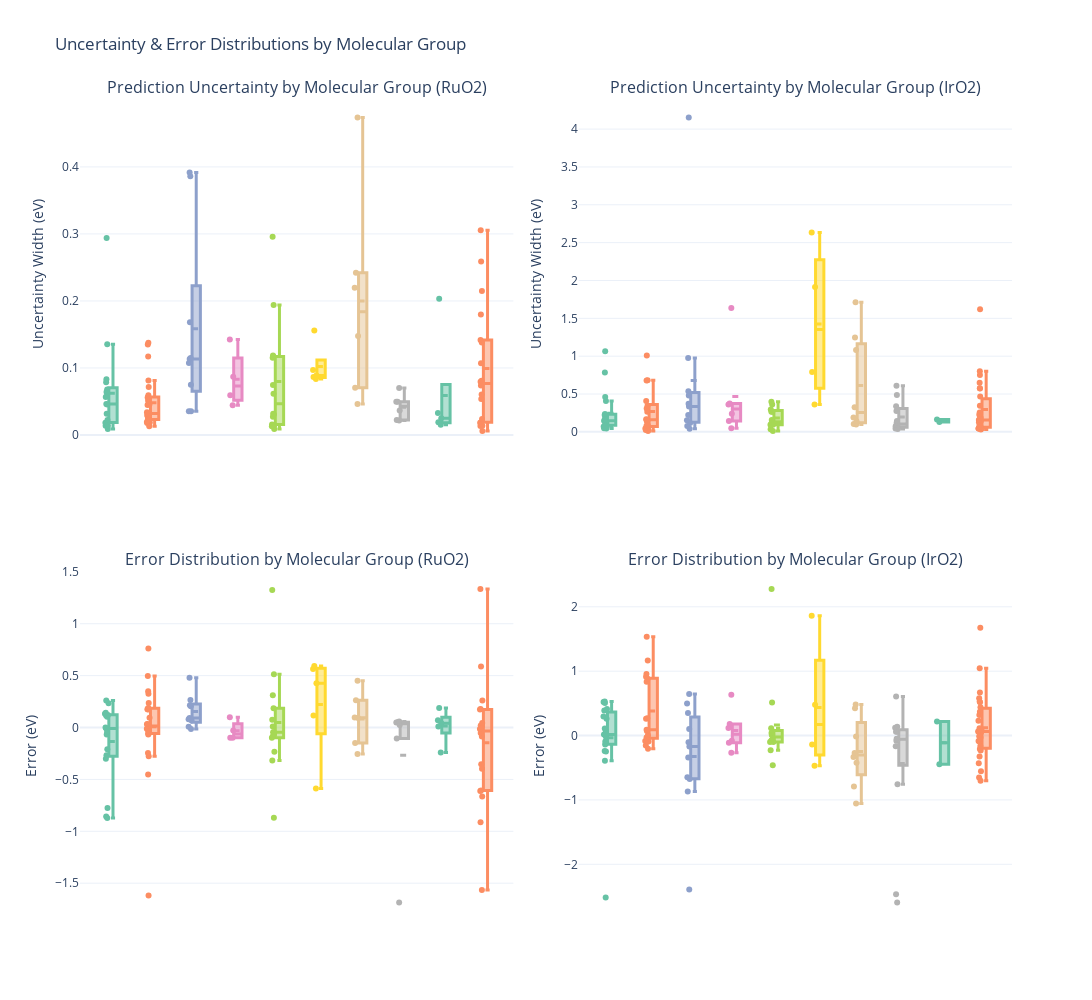

Source (notebook cell):
### Code cell
width = 0.2

# Filtered data
df_ru = df_uq_sorted[df_uq_sorted['material'] == 'RuO2']
df_ir = df_uq_sorted[df_uq_sorted['material'] == 'IrO2']

# Custom color palette (Set2-like)
color_map = px.colors.qualitative.Set2

# Create 2x2 subplot
fig = make_subplots(
    rows=2, cols=2,
    subplot_titles=[
        "Prediction Uncertainty by Molecular Group (RuO2)",
        "Prediction Uncertainty by Molecular Group (IrO2)",
        "Error Distribution by Molecular Group (RuO2)",
        "Error Distribution by Molecular Group (IrO2)"
    ],
    horizontal_spacing=0.07,
    vertical_spacing=0.15
)

# Boxplots for uncertainty width (RuO2)
for i, group in enumerate(df_ru['molecule_group'].unique()):
    group_data = df_ru[df_ru['molecule_group'] == group]
    fig.add_trace(go.Box(
        y=group_data['uncertainty_width'],
        name=group,
        marker_color=color_map[i % len(color_map)],
        boxmean=True,
        boxpoints="all",  # Show all points (can be "outliers", "suspectedoutliers", "all")
        jitter=0.5,  # Add jitter to points
        line=dict(width=3),  # Line width to make the box thicker
        width=width,  # Box width (adjust this)
        legendgroup=group,  # Ensure the group is correctly assigned to legend
        showlegend=False,  # Ensure legend is shown for this trace
        hovertemplate=(
            "Molecule Group: %{customdata[0]}<br>" +
            "Molecule: %{customdata[1]}<br>" +
            "State: %{customdata[2]}<br>" +
            "Dissociation: %{customdata[3]}<br>" +
            "True Value: %{customdata[4]} eV<br>" +
            "Std Dev: %{customdata[5]} eV<br>" +
            "Error: %{customdata[6]} eV<br>" +
            "<extra></extra>"
        ),
        customdata=group_data[['molecule_group', 'molecule', 'state', 'dissociation', 'y_true', 'y_std', 'error']].values  # Add custom data
    ), row=1, col=1)

# Boxplots for uncertainty width (IrO2)
for i, group in enumerate(df_ir['molecule_group'].unique()):
    group_data = df_ir[df_ir['molecule_group'] == group]
    fig.add_trace(go.Box(
        y=group_data['uncertainty_width'],
        name=group,
        marker_color=color_map[i % len(color_map)],
        boxmean=True,
        boxpoints="all",  # Show all points (can be "outliers", "suspectedoutliers", "all")
        jitter=0.5,  # Add jitter to points
        line=dict(width=3),  # Line width to make the box thicker
        width=width,  # Box width (adjust this)
        legendgroup=group,  # Ensure the group is correctly assigned to legend
        showlegend=False,  # Don't show legend in the first plot, already shown in the first plot
        hovertemplate=(
            "Molecule Group: %{customdata[0]}<br>" +
            "Molecule: %{customdata[1]}<br>" +
            "State: %{customdata[2]}<br>" +
            "Dissociation: %{customdata[3]}<br>" +
            "True Value: %{customdata[4]} eV<br>" +
            "Std Dev: %{customdata[5]} eV<br>" +
            "Error: %{customdata[6]} eV<br>" +
            "<extra></extra>"
        ),
        customdata=group_data[['molecule_group', 'molecule', 'state', 'dissociation', 'y_true', 'y_std', 'error']].values  # Add custom data
    ), row=1, col=2)

# Boxplots for error (RuO2)
for i, group in enumerate(df_ru['molecule_group'].unique()):
    group_data = df_ru[df_ru['molecule_group'] == group]
    fig.add_trace(go.Box(
        y=group_data['error'],
        name=group,
        marker_color=color_map[i % len(color_map)],
        boxmean=True,
        boxpoints="all",  # Show all points (can be "outliers", "suspectedoutliers", "all")
        jitter=0.5,  # Add jitter to points
        line=dict(width=3),  # Line width to make the box thicker
        width=width,  # Box width (adjust this)
        legendgroup=group,  # Ensure the group is correctly assigned to legend
        showlegend=False,  # Don't show legend in the second plot, already shown in the first plot
        hovertemplate=(
            "Molecule Group: %{customdata[0]}<br>" +
            "Molecule: %{customdata[1]}<br>" +
            "State: %{customdata[2]}<br>" +
            "Dissociation: %{customdata[3]}<br>" +
            "True Value: %{customdata[4]} eV<br>" +
            "Std Dev: %{customdata[5]} eV<br>" +
            "Error: %{customdata[6]} eV<br>" +
            "<extra></extra>"
        ),
        customdata=group_data[['molecule_group', 'molecule', 'state', 'dissociation', 'y_true', 'y_std', 'error']].values  # Add custom data
    ), row=2, col=1)

# Boxplots for error (IrO2)
for i, group in enumerate(df_ir['molecule_group'].unique()):
    group_data = df_ir[df_ir['molecule_group'] == group]
    fig.add_trace(go.Box(
        y=group_data['error'],
        name=group,
        marker_color=color_map[i % len(color_map)],
        boxmean=True,
        boxpoints="all",  # Show all points (can be "outliers", "suspectedoutliers", "all")
        jitter=0.5,  # Add jitter to points
        line=dict(width=3),  # Line width to make the box thicker
        width=width,  # Box width (adjust this)
        legendgroup=group,  # Ensure the group is correctly assigned to legend
        showlegend=False,  # Don't show legend in the second plot, already shown in the first plot
        hovertemplate=(
            "Molecule Group: %{customdata[0]}<br>" +
            "Molecule: %{customdata[1]}<br>" +
            "State: %{customdata[2]}<br>" +
            "Dissociation: %{customdata[3]}<br>" +
            "True Value: %{customdata[4]} eV<br>" +
            "Std Dev: %{customdata[5]} eV<br>" +
            "Error: %{customdata[6]} eV<br>" +
            "<extra></extra>"
        ),
        customdata=group_data[['molecule_group', 'molecule', 'state', 'dissociation', 'y_true', 'y_std', 'error']].values  # Add custom data
    ), row=2, col=2)

# Layout adjustments
fig.update_layout(
    height=1000,
    width=2000,
    title_text="Uncertainty & Error Distributions by Molecular Group",
    template="plotly_white",
    boxmode="group",
    showlegend=True
)

# Axis titles
fig.update_yaxes(title_text="Uncertainty Width (eV)", row=1, col=1)
fig.update_yaxes(title_text="Uncertainty Width (eV)", row=1, col=2)
fig.update_yaxes(title_text="Error (eV)", row=2, col=1)
fig.update_yaxes(title_text="Error (eV)", row=2, col=2)

# Remove X-axis labels and add legend as x-axis replacement
fig.update_xaxes(showticklabels=False, row=1, col=1)
fig.update_xaxes(showticklabels=False, row=1, col=2)
fig.update_xaxes(showticklabels=False, row=2, col=1)
fig.update_xaxes(showticklabels=False, row=2, col=2)

# Show the plot
fig.show()
